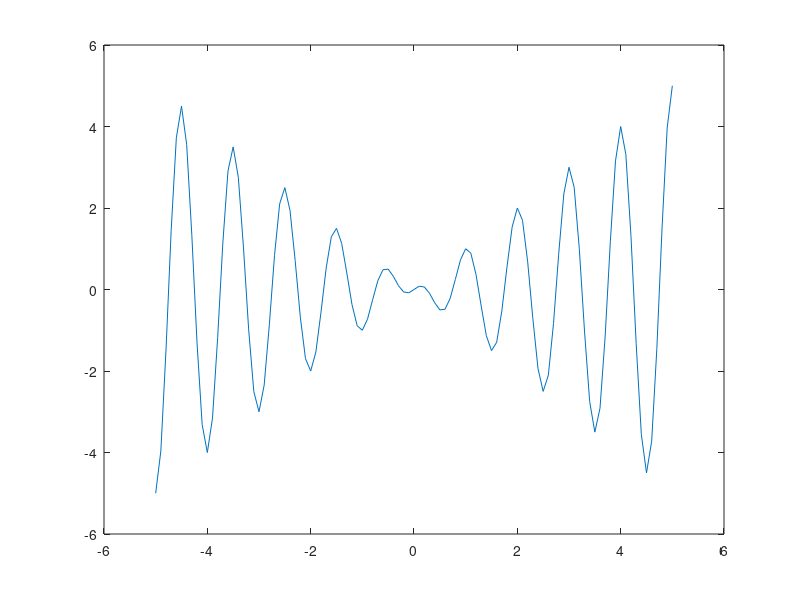
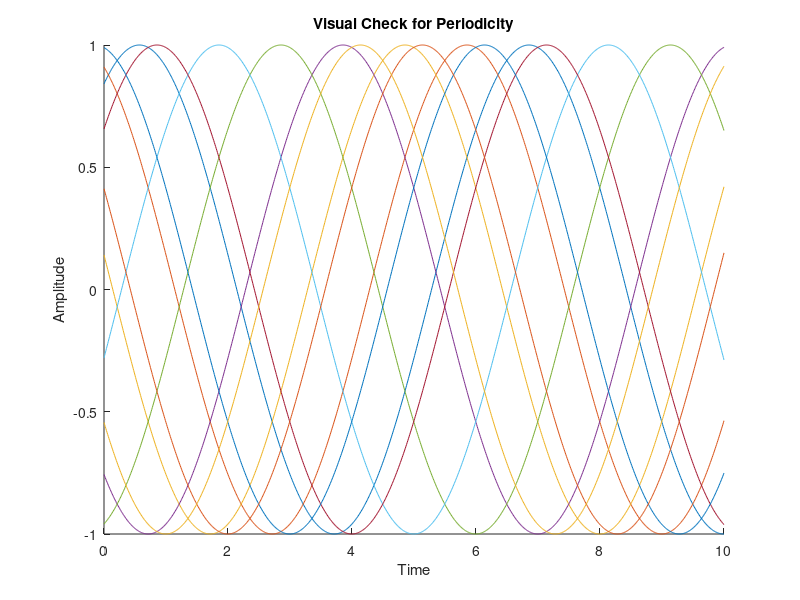

These figures' MATLAB source, in order:
% Program to understand the use of script file 

t=-5:0.1:5; 
f=t.*cos(2*pi*t); 
plot(t,f) 

%{
----------------------------------------------------------
| Feature         | Functions                      | Scripts                      |
----------------------------------------------------------
| Input/Output   | Accept input & return output   | No direct input/output       |
----------------------------------------------------------
| Workspace      | Separate (local variables)     | Base workspace (global vars) |
----------------------------------------------------------
| File Name      | Must match function name       | Can have any name            |
----------------------------------------------------------
| Reusability    | Reusable with different inputs | Runs sequentially once       |
----------------------------------------------------------
| Use Case       | Modular, reusable code         | Quick execution, setup       |
----------------------------------------------------------
%}


clc;
clear;
close all

t = 0:0.01:10;      % Define time vector
T = 1;              % Trial period

for k = 1:10
    xk(k, :) = sin(t + k * T);   % Time-shifted versions of sin(t)
end

% Plot all versions on a single figure
figure;
hold on;
for k = 1:10
    plot(t, xk(k, :));
end
hold off;
title('Visual Check for Periodicity');
xlabel('Time');
ylabel('Amplitude');


